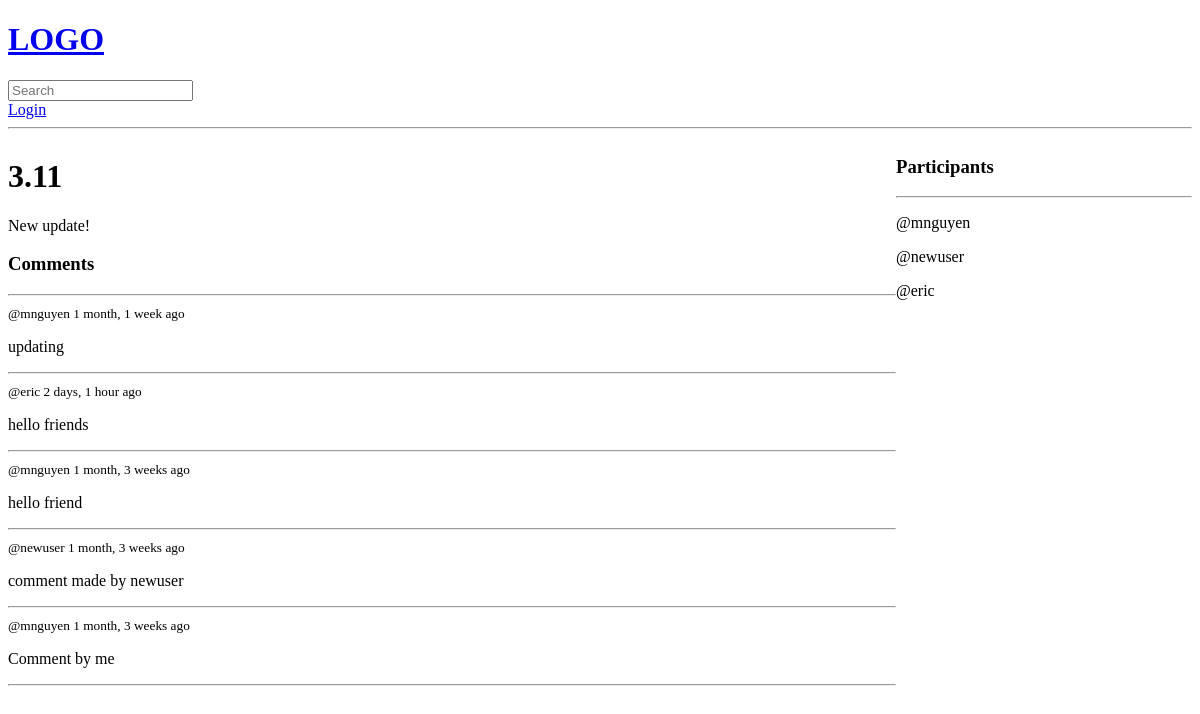
The app's page /thread/4/, older data.
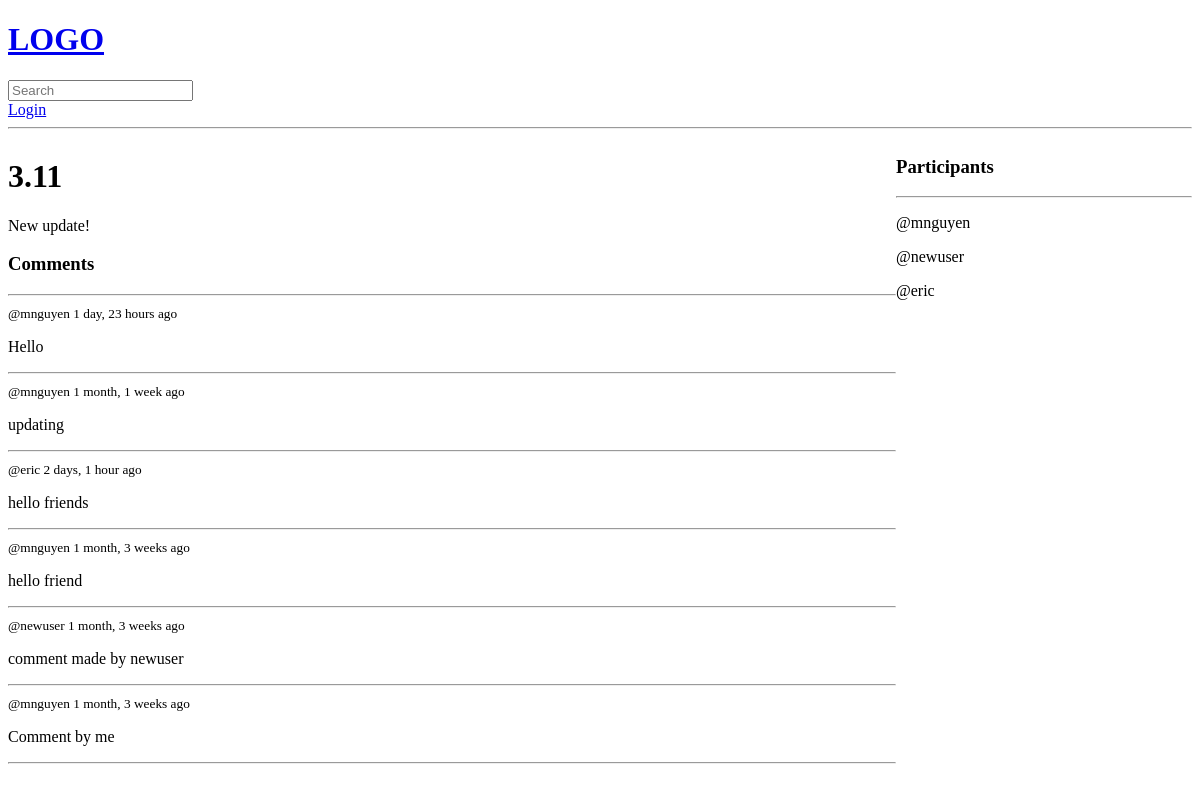
The same page, newer data.
### base/models.py (models this page shows, shortened)
class Comment(models.Model):
    user = models.ForeignKey(User, on_delete=models.CASCADE)
    thread = models.ForeignKey(Thread, on_delete=models.CASCADE)
    post = models.TextField()
    updated = models.DateTimeField(auto_now=True)
    created = models.DateTimeField(auto_now_add=True)
    class Meta:
        ordering = ['-updated', '-created']

### base/views.py (the view, shortened to what this page needs)
# urls.py: path('thread/<str:pk>/', views.thread, name="thread"),
def thread(request, pk):
    thread = Thread.objects.get(id=pk)
    thread_comments = thread.comment_set.all()
    participants = thread.participants.all()
    context = {'thread' : thread, 'comments': thread_comments, 'participants': participants}
    return render(request, 'base/thread.html', context)

### base/templates/base/thread.html (shortened to what this page needs)
{% extends 'main.html' %}
{% block content%}
<div class="thread-container">
    <div>
        <h1>{{thread.name}}</h1>
        <p>{{thread.post}}</p>
        <div class="comment-wrapper">
            <h3>Comments</h3>
            <hr>
            {% for comment in comments %}
                <div>
                    <small>@{{comment.user}} {{comment.created|timesince}} ago</small>
                    <p>{{comment.post}}</p>
                    <hr>
                </div>
            {% endfor %}
        </div>
    </div>
    <div>
        <h3>Participants</h3>
        <hr>
        {% for user in participants %}
            <div>
                <p>@{{user.username}}</p>
            </div>
        {% endfor %}
    </div>
</div>
{% endblock %}

Row changes from the older to the newer data that the page shows:
added Comment: user "mnguyen", created "1 day, 23 hours", post "Hello"
